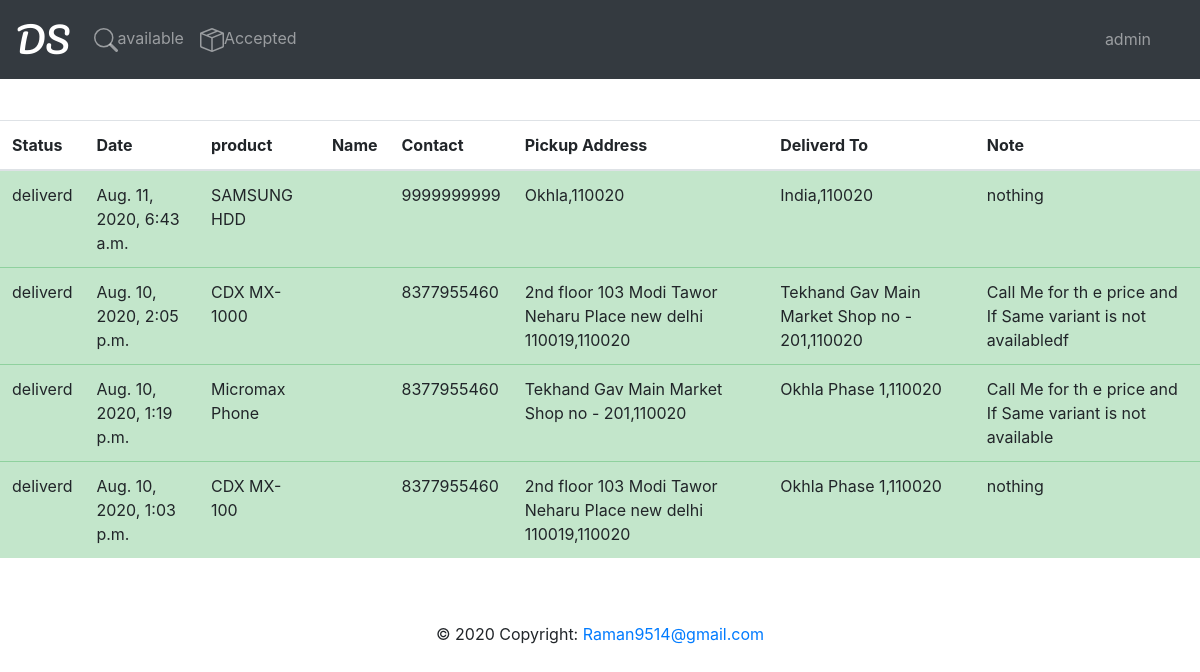
/staff/accepted_order (signed in), run on an earlier commit of the app's database.
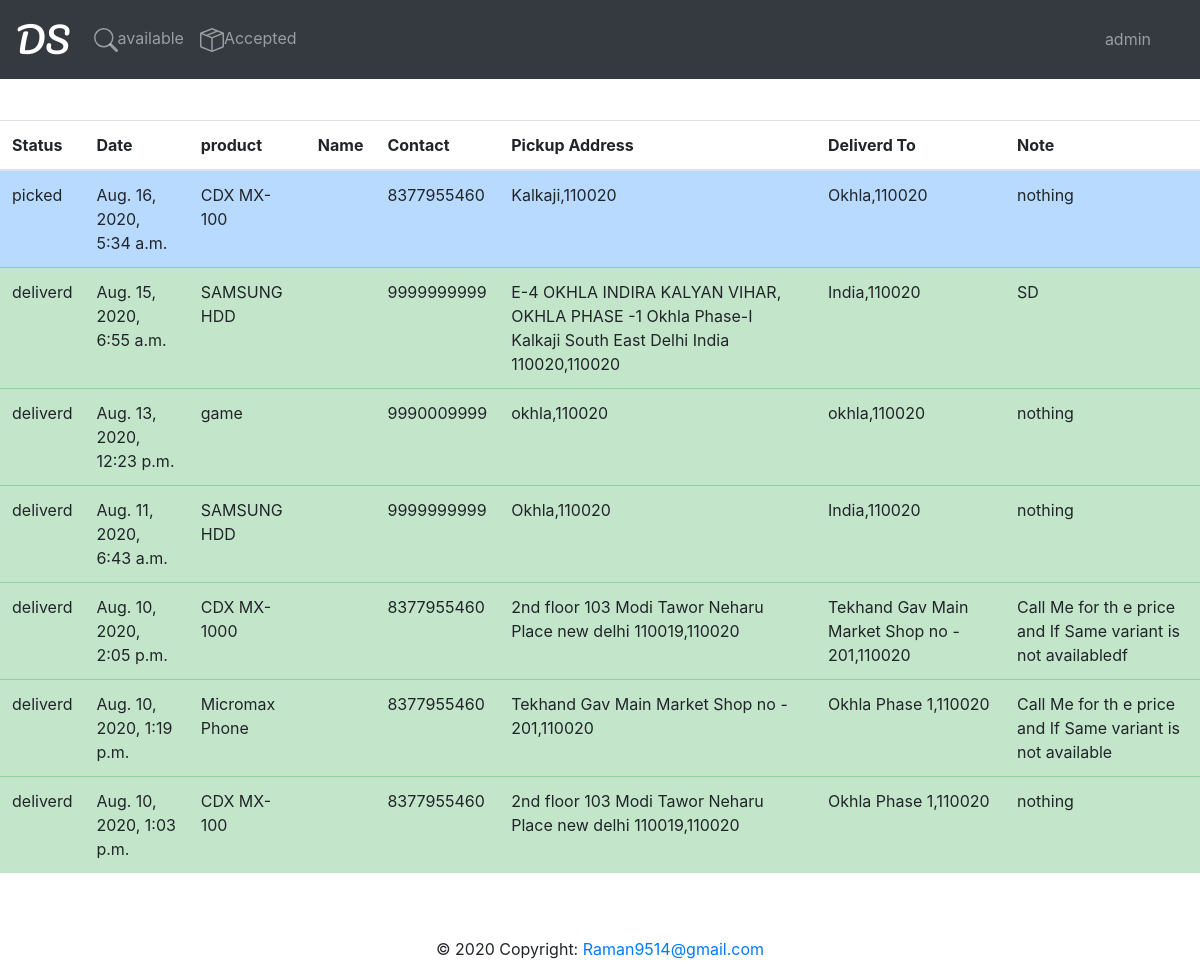
And on a later commit of the database.
### order/models.py (models this page shows)
class Order(models.Model):
    user_id= models.ForeignKey(User,on_delete=models.CASCADE)
    u_name = models.CharField(max_length=50)
    u_phone_no = models.CharField(max_length=10)
    u_delivery_address = models.CharField(max_length=350)
    u_pincode=models.CharField(max_length=6)
    u_delivery_note = models.CharField(max_length=300 , blank=True)
    product_list = models.CharField(max_length=350)
    shop_address = models.CharField(max_length=350 )
    shop_pincode = models.CharField(max_length=6)
    order_date = models.DateTimeField(auto_now_add=True )
    order_pending = models.BooleanField(default=True)
    order_picked = models.BooleanField(default=False)
    order_delivered = models.BooleanField(default=False)
    order_cancelled = models.BooleanField(default=False)
    delivery_staff = models.CharField(max_length=20 , default="null" )

### delivery_staff/views.py (the view)
# urls.py: path('accepted_order',views.accepted_order,name='accepted_order')
def accepted_order(request):
        if request.user.is_authenticated and request.user.is_staff==True:
            user = request.user.id
            obj = Order.objects.filter( delivery_staff = user ).order_by('-id')
            return render(request,'accepted_order.html',{'obj':obj})
        else:
            return redirect('index')

### templates/accepted_order.html (shortened to what this page needs)
{% extends "staff_base.html" %}
{% block content %}
 <div class="mt-5">
<table class="table table-hover mt-5">
   <thead>    <tr>
       <th>Status</th>
       <th>Date</th>
       <th>product</th>
       <th >Name</th>
       <th>Contact</th>
       <th>Pickup Address</th>
       <th>Deliverd To</th>
       <th>Note</th>
         </tr>
      </thead>
   <tbody>
 {% for order in obj %}
    {% if order.order_pending %}
    <tr class="table-primary" >
    {% elif order.order_picked%}
    <tr class="table-primary" >
    {% elif order.order_delivered %}
    <tr class="table-success" >
    {% elif order.order_cancelled %}
    <tr class="table-danger" >
    {% endif %}
      <td>
        {% if order.order_pending %}
        pending
        {% elif order.order_picked%}
              picked
        {% elif order.order_delivered %}
              deliverd
        {% elif order.order_cancelled %}
           canceled
        {% endif %}  </td>
       <td> {{order.order_date}}</td>
       <td> {{order.product_list}}</td>
       <td>{{order.U_name}}</td>
       <td>{{order.u_phone_no}}</td>
       <td> {{order.shop_address}},{{order.shop_pincode}}</td>
       <td> {{order.u_delivery_address}},{{order.u_pincode}}</td>
       <td>{{order.u_delivery_note}}</td>
    </tr>
    {% endfor %}
    </tbody>
</table>
</div>
{% endblock content %}

### templates/staff_base.html (shortened to what this page needs)
<!DOCTYPE html>
<html>
<head>
  <link rel="stylesheet" href="https://maxcdn.bootstrapcdn.com/bootstrap/4.4.1/css/bootstrap.min.css">
  <link rel="stylesheet" href="https://maxcdn.bootstrapcdn.com/bootstrap/4.5.0/css/bootstrap.min.css">
</head>
<body>
  <nav class="navbar navbar-expand-sm bg-dark navbar-dark fixed-top">
    <a class="navbar-brand" id='logo' href="{% url 'index'%}">DS</a>
    <ul class="navbar-nav  ">
            {% if user.is_authenticated %}
            <li class="nav-item">
              <a id="mynav-link" class="nav-link " href="{% url 'deliverystaff_index'%}">
                available</a>
          </li>
        <li class="nav-item">
            <a id="mynav-link" class="nav-link" href="{% url 'accepted_order'%}">
              Accepted </a>
        </li>
            {% endif %}
    </ul>
    <div class="collapse navbar-collapse justify-content-end">
        <ul class="navbar-nav  ">
            <li class="nav-right mr-4">
                <a id="mynav-link" class="btn btn-link nav-link" data-toggle="modal" data-target="#myModal">
                  {{user.username|default:'GUEST'|truncatechars:20}}
                </a>
              </li>
        </ul>
    </div>
</nav>
<br><br><br>
{% block content %}
 {% endblock %}
 <footer class="page-footer font-small bottom mt-5 ">
  <div class="footer-copyright text-center py-3">© 2020 Copyright:
    <a href="#">Raman9514@gmail.com</a>
  </div>
</footer>
</body>
</html>

### templates/staff_base.html (style rules this page uses)
#logo { font-family:'Pacifico', cursive; font-size: 35px; color: white; }

What changed in the data, as far as the page shows it:
added Order: order_pending "picked", order_date "Aug. 16, 2020, 5:34 a.m.", product_list "CDX MX-100", u_phone_no "8377955460", shop_address "Kalkaji", shop_pincode "110020", u_delivery_address "Okhla", u_pincode "110020", u_delivery_note "nothing"
added Order: order_pending "deliverd", order_date "Aug. 15, 2020, 6:55 a.m.", product_list "SAMSUNG HDD", u_phone_no "9999999999", shop_address "E-4 OKHLA INDIRA KALYAN VIHAR, OKHLA PHASE -1 Okhla Phase-I Kalkaji South East Delhi India 110020", shop_pincode "110020", u_delivery_address "India", u_pincode "110020", u_delivery_note "SD"
added Order: order_pending "deliverd", order_date "Aug. 13, 2020, 12:23 p.m.", product_list "game", u_phone_no "9990009999", shop_address "okhla", shop_pincode "110020", u_delivery_address "okhla", u_pincode "110020", u_delivery_note "nothing"
